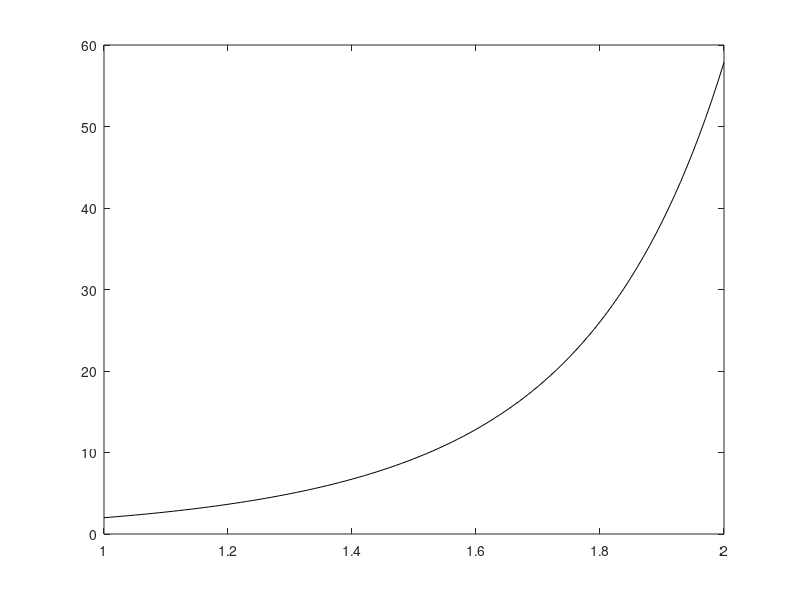
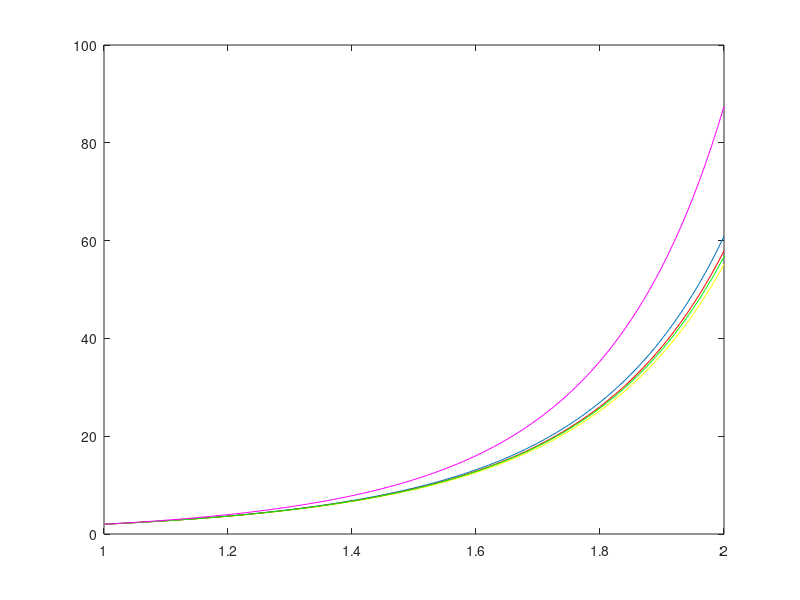

These figures' MATLAB source, in order:
clear all
close all
clc

to = 1;
yo = 2;
tn = 2;
h = 0.01;

dy = @(t, y) 4*t^2 + y*t^2;
y = @(t) 6*exp(-1/3)*exp((t.^3)/3) - 4;

xin = (to:h:tn);
puntos = length(xin);

yan = y(xin);

yeuf = [];
yeuf(1) = 2;
for i=2:puntos
    yeuf(i) = yeuf(i-1) + h*dy(xin(i-1), yeuf(i-1));
end

yeub = [];
yeub(1) = 2;
for i=2:puntos
    yeub(i) = (yeub(i-1) + 4*h*xin(i)^2)/(1-h*xin(i)^2);
end

yeum = [];
yeum(1) = 2;
for i=2:puntos
    yeum(i) = (yeum(i-1) + (h/2)*(xin(i-1)^2*yeum(i-1) + 4*xin(i-1)^2 + 4*xin(i)^2))/(1-(h/2)*xin(i)^2);
end

yrk2 = [];
yrk2(1) = 2;
for i=2:puntos
    yrk2(i) = yrk2(i-1) + (h/2)*(dy(xin(i-1), yrk2(i-1)) + dy((xin(i-1)+h), yrk2(i-1)) + h*dy(xin(i-1), yrk2(i-1)));
end

yrk4 = [];
yrk4(1) = 2;
for i=2:puntos
    yrk4(i) = yrk4(i-1) + (h/6)*(dy(xin(i-1), yrk4(i-1)) + 2*(dy(xin(i-1) + 0.5*h, yrk4(i-1) + 0.5*h*dy(xin(i-1), yrk4(i-1)))) + 2*(dy(xin(i-1) + 0.5*h, yrk4(i-1) + 0.5*h*(dy(xin(i-1) + 0.5*h, yrk4(i-1) + 0.5*h*dy(xin(i-1), yrk4(i-1))))) + dy(xin(i-1) + h, yrk4(i-1) + h*(dy(xin(i-1) + 0.5*h, yrk4(i-1) + 0.5*h*(dy(xin(i-1) + 0.5*h, yrk4(i-1) + 0.5*h*dy(xin(i-1), yrk4(i-1)))))))));
end
    
    
figure 
plot(xin, yan, 'k')
figure
plot(xin, yeuf, 'y')
hold on
plot(xin, yeub)
hold on
plot(xin, yeum, 'r')
hold on
plot(xin, yrk2, 'g')
hold on
plot(xin, yrk4, 'm')